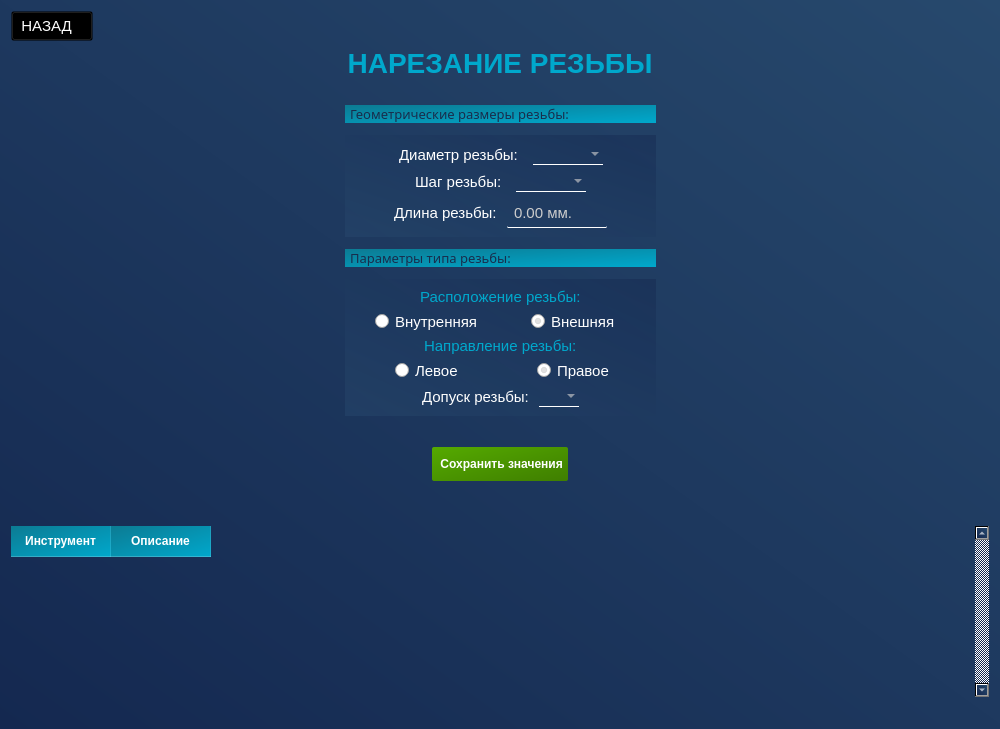
<?xml version="1.0" encoding="UTF-8"?>
<ui version="4.0">
 <class>PageTokarnayaRezba</class>
 <widget class="QWidget" name="PageTokarnayaRezba">
  <property name="geometry">
   <rect>
    <x>0</x>
    <y>0</y>
    <width>1000</width>
    <height>729</height>
   </rect>
  </property>
  <property name="windowTitle">
   <string>Form</string>
  </property>
  <property name="styleSheet">
   <string notr="true">color: white;
background-color: qlineargradient(spread:pad, x1:0, y1:1, x2:1, y2:0, stop:0 rgba(20, 40, 80, 255), stop:1 rgba(39, 73, 109, 255));
</string>
  </property>
  <layout class="QVBoxLayout" name="verticalLayout_2">
   <item>
    <layout class="QHBoxLayout" name="horizontalLayout_3">
     <property name="topMargin">
      <number>0</number>
     </property>
     <item alignment="Qt::AlignmentFlag::AlignLeft">
      <widget class="QPushButton" name="btn_home">
       <property name="sizePolicy">
        <sizepolicy hsizetype="Minimum" vsizetype="Fixed">
         <horstretch>0</horstretch>
         <verstretch>0</verstretch>
        </sizepolicy>
       </property>
       <property name="minimumSize">
        <size>
         <width>70</width>
         <height>0</height>
        </size>
       </property>
       <property name="maximumSize">
        <size>
         <width>150</width>
         <height>30</height>
        </size>
       </property>
       <property name="font">
        <font>
         <pointsize>11</pointsize>
        </font>
       </property>
       <property name="styleSheet">
        <string notr="true">QPushButton {
	border-bottom: 1px solid white;
	height: 30px;
	background-color: rgba(0,0,0,0);
	padding: 5 20 5 5

}
QPushButton:hover {
	border-radius: 10px;
	border: none;
	border-left: 1px solid rgb(58, 170, 255);
	background-color: qlineargradient(spread:pad, x1:1, y1:0.506, x2:0.517045, y2:0.528, stop:0.0340909 rgba(15, 109, 159, 0), stop:1 rgba(15, 109, 159, 64))
}
QPushButton:pressed {
	background-color: rgb(0, 53, 93)
}</string>
       </property>
       <property name="text">
        <string> НАЗАД</string>
       </property>
       <property name="icon">
        <iconset resource="res/res.qrc">
         <normaloff>:/icons/back2.png</normaloff>:/icons/back2.png</iconset>
       </property>
       <property name="iconSize">
        <size>
         <width>20</width>
         <height>20</height>
        </size>
       </property>
      </widget>
     </item>
    </layout>
   </item>
   <item>
    <widget class="QLabel" name="label_7">
     <property name="sizePolicy">
      <sizepolicy hsizetype="Minimum" vsizetype="Maximum">
       <horstretch>0</horstretch>
       <verstretch>0</verstretch>
      </sizepolicy>
     </property>
     <property name="font">
      <font>
       <pointsize>-1</pointsize>
       <fontweight>DemiBold</fontweight>
      </font>
     </property>
     <property name="styleSheet">
      <string notr="true">background-color: none;
color: qlineargradient(spread:pad, x1:0, y1:0, x2:1, y2:1, stop:0 rgba(12, 123, 147, 255), stop:1 rgba(0, 168, 204, 255));
font-size: 28px;
font-weight: 600;
border: none;
width: 300px;

</string>
     </property>
     <property name="text">
      <string>НАРЕЗАНИЕ РЕЗЬБЫ</string>
     </property>
     <property name="alignment">
      <set>Qt::AlignmentFlag::AlignCenter</set>
     </property>
    </widget>
   </item>
   <item>
    <layout class="QVBoxLayout" name="verticalLayout">
     <item>
      <layout class="QHBoxLayout" name="horizontalLayout_6">
       <property name="topMargin">
        <number>10</number>
       </property>
       <item>
        <spacer name="horizontalSpacer">
         <property name="orientation">
          <enum>Qt::Orientation::Horizontal</enum>
         </property>
         <property name="sizeHint" stdset="0">
          <size>
           <width>40</width>
           <height>20</height>
          </size>
         </property>
        </spacer>
       </item>
       <item>
        <widget class="QWidget" name="main" native="true">
         <property name="mouseTracking">
          <bool>true</bool>
         </property>
         <property name="tabletTracking">
          <bool>false</bool>
         </property>
         <property name="autoFillBackground">
          <bool>false</bool>
         </property>
         <property name="styleSheet">
          <string notr="true">QWidget {
	border: none;
	background: none;
}
</string>
         </property>
         <layout class="QVBoxLayout" name="verticalLayout_11">
          <property name="spacing">
           <number>12</number>
          </property>
          <property name="leftMargin">
           <number>10</number>
          </property>
          <property name="topMargin">
           <number>10</number>
          </property>
          <property name="rightMargin">
           <number>10</number>
          </property>
          <property name="bottomMargin">
           <number>20</number>
          </property>
          <item>
           <widget class="QLabel" name="label_12">
            <property name="font">
             <font>
              <family>Segoe UI Light</family>
              <pointsize>10</pointsize>
              <bold>false</bold>
             </font>
            </property>
            <property name="styleSheet">
             <string notr="true">QLabel {
	background: qlineargradient(spread:pad, x1:0, y1:0, x2:1, y2:1, stop:0 rgba(12, 123, 147, 255), stop:1 rgba(0, 168, 204, 255));
	padding-left: 2px;	
	color: rgb(24, 45, 76)
}
</string>
            </property>
            <property name="text">
             <string>Геометрические размеры резьбы:</string>
            </property>
           </widget>
          </item>
          <item>
           <widget class="QWidget" name="widget" native="true">
            <property name="styleSheet">
             <string notr="true">QWidget {
	background: qlineargradient(spread:pad, x1:0, y1:1, x2:1, y2:0, stop:0 rgba(39, 72, 109, 129), stop:1 rgba(21, 41, 81, 129))
}</string>
            </property>
            <layout class="QVBoxLayout" name="verticalLayout_3">
             <item>
              <widget class="QWidget" name="horizontalWidget_2" native="true">
               <property name="styleSheet">
                <string notr="true">border-radius: none;
border: none;
background: none;</string>
               </property>
               <layout class="QHBoxLayout" name="horizontalLayout_7">
                <property name="spacing">
                 <number>10</number>
                </property>
                <property name="leftMargin">
                 <number>0</number>
                </property>
                <property name="topMargin">
                 <number>0</number>
                </property>
                <property name="rightMargin">
                 <number>0</number>
                </property>
                <property name="bottomMargin">
                 <number>0</number>
                </property>
                <item>
                 <spacer name="horizontalSpacer_3">
                  <property name="orientation">
                   <enum>Qt::Orientation::Horizontal</enum>
                  </property>
                  <property name="sizeHint" stdset="0">
                   <size>
                    <width>40</width>
                    <height>20</height>
                   </size>
                  </property>
                 </spacer>
                </item>
                <item alignment="Qt::AlignmentFlag::AlignHCenter">
                 <widget class="QLabel" name="label_5">
                  <property name="font">
                   <font>
                    <pointsize>11</pointsize>
                   </font>
                  </property>
                  <property name="styleSheet">
                   <string notr="true">background: none;
border: none;
border-radius: none;</string>
                  </property>
                  <property name="text">
                   <string>Диаметр резьбы: </string>
                  </property>
                 </widget>
                </item>
                <item>
                 <widget class="QComboBox" name="spinBox_diameter">
                  <property name="sizePolicy">
                   <sizepolicy hsizetype="Maximum" vsizetype="Fixed">
                    <horstretch>2</horstretch>
                    <verstretch>0</verstretch>
                   </sizepolicy>
                  </property>
                  <property name="maximumSize">
                   <size>
                    <width>70</width>
                    <height>16777215</height>
                   </size>
                  </property>
                  <property name="font">
                   <font>
                    <pointsize>11</pointsize>
                   </font>
                  </property>
                  <property name="cursor">
                   <cursorShape>PointingHandCursor</cursorShape>
                  </property>
                  <property name="styleSheet">
                   <string notr="true">QComboBox {
	border: none;
	border-bottom: 1px solid white;
	background: rgba(255, 255, 255, 0);
	border-radius: none;
	transition: color 0.3s ease;
	transition: border-bottom 0.4s ease;
	color: rgb(204, 204, 204);
}
QComboBox:hover {
   color: rgb(167, 167, 167);
}

QComboBox::item {
	background: rgb(67, 67, 67);
	border-radius: none;
}

QComboBox QAbstractItemView {
	border-radius: none;
    background: qlineargradient(spread:pad, x1:0, y1:0, x2:1, y2:0, stop:0 rgb(58, 58, 58), stop:1 rgb(88, 88, 88));
	selection-border-radius: none;
	selection-border: none;
	border: none;
	border-radius: 0;
	outline: none;
}
QComboBox QAbstractItemView::item {
    min-height: 15px;
	width: 15px;
	border: none;
	border-radius: none;
}
QComboBox QAbstractItemView::item:hover {
	color:rgb(173, 173, 173);
	border-bottom: 1px solid white;
}

</string>
                  </property>
                 </widget>
                </item>
                <item>
                 <spacer name="horizontalSpacer_4">
                  <property name="orientation">
                   <enum>Qt::Orientation::Horizontal</enum>
                  </property>
                  <property name="sizeHint" stdset="0">
                   <size>
                    <width>40</width>
                    <height>20</height>
                   </size>
                  </property>
                 </spacer>
                </item>
               </layout>
              </widget>
             </item>
             <item>
              <widget class="QWidget" name="horizontalWidget_3" native="true">
               <property name="styleSheet">
                <string notr="true">border-radius: none;
border: none;
background: none;</string>
               </property>
               <layout class="QHBoxLayout" name="horizontalLayout_8">
                <property name="spacing">
                 <number>10</number>
                </property>
                <property name="leftMargin">
                 <number>0</number>
                </property>
                <property name="topMargin">
                 <number>0</number>
                </property>
                <property name="rightMargin">
                 <number>0</number>
                </property>
                <property name="bottomMargin">
                 <number>0</number>
                </property>
                <item>
                 <spacer name="horizontalSpacer_5">
                  <property name="orientation">
                   <enum>Qt::Orientation::Horizontal</enum>
                  </property>
                  <property name="sizeHint" stdset="0">
                   <size>
                    <width>40</width>
                    <height>20</height>
                   </size>
                  </property>
                 </spacer>
                </item>
                <item alignment="Qt::AlignmentFlag::AlignHCenter">
                 <widget class="QLabel" name="label_6">
                  <property name="font">
                   <font>
                    <pointsize>11</pointsize>
                   </font>
                  </property>
                  <property name="styleSheet">
                   <string notr="true">background: none;
border: none;
border-radius: none;</string>
                  </property>
                  <property name="text">
                   <string>Шаг резьбы: </string>
                  </property>
                 </widget>
                </item>
                <item>
                 <widget class="QComboBox" name="comboBox_step">
                  <property name="sizePolicy">
                   <sizepolicy hsizetype="Maximum" vsizetype="Fixed">
                    <horstretch>2</horstretch>
                    <verstretch>0</verstretch>
                   </sizepolicy>
                  </property>
                  <property name="maximumSize">
                   <size>
                    <width>70</width>
                    <height>16777215</height>
                   </size>
                  </property>
                  <property name="font">
                   <font>
                    <pointsize>11</pointsize>
                   </font>
                  </property>
                  <property name="cursor">
                   <cursorShape>PointingHandCursor</cursorShape>
                  </property>
                  <property name="styleSheet">
                   <string notr="true">QComboBox {
	border: none;
	border-bottom: 1px solid white;
	background: rgba(255, 255, 255, 0);
	border-radius: none;
	transition: color 0.3s ease;
	transition: border-bottom 0.4s ease;
	color: rgb(204, 204, 204);
}
QComboBox:hover {
   color: rgb(167, 167, 167);
}

QComboBox::item {
	background: rgb(67, 67, 67);
	border-radius: none;
}

QComboBox QAbstractItemView {
	border-radius: none;
    background: qlineargradient(spread:pad, x1:0, y1:0, x2:1, y2:0, stop:0 rgb(58, 58, 58), stop:1 rgb(88, 88, 88));
	selection-border-radius: none;
	selection-border: none;
	border: none;
	border-radius: 0;
	outline: none;
}
QComboBox QAbstractItemView::item {
    min-height: 15px;
	width: 15px;
	border: none;
	border-radius: none;
}
QComboBox QAbstractItemView::item:hover {
	color:rgb(173, 173, 173);
	border-bottom: 1px solid white;
}

</string>
                  </property>
                 </widget>
                </item>
                <item>
                 <spacer name="horizontalSpacer_6">
                  <property name="orientation">
                   <enum>Qt::Orientation::Horizontal</enum>
                  </property>
                  <property name="sizeHint" stdset="0">
                   <size>
                    <width>40</width>
                    <height>20</height>
                   </size>
                  </property>
                 </spacer>
                </item>
               </layout>
              </widget>
             </item>
             <item>
              <layout class="QHBoxLayout" name="horizontalLayout">
               <property name="spacing">
                <number>10</number>
               </property>
               <item>
                <spacer name="horizontalSpacer_7">
                 <property name="orientation">
                  <enum>Qt::Orientation::Horizontal</enum>
                 </property>
                 <property name="sizeHint" stdset="0">
                  <size>
                   <width>40</width>
                   <height>20</height>
                  </size>
                 </property>
                </spacer>
               </item>
               <item alignment="Qt::AlignmentFlag::AlignHCenter">
                <widget class="QLabel" name="label_9">
                 <property name="font">
                  <font>
                   <pointsize>11</pointsize>
                  </font>
                 </property>
                 <property name="styleSheet">
                  <string notr="true">background: none;
border: none;
border-radius: none;</string>
                 </property>
                 <property name="text">
                  <string>Длина резьбы:</string>
                 </property>
                </widget>
               </item>
               <item alignment="Qt::AlignmentFlag::AlignHCenter">
                <widget class="QDoubleSpinBox" name="double_spin_length">
                 <property name="sizePolicy">
                  <sizepolicy hsizetype="Maximum" vsizetype="Maximum">
                   <horstretch>0</horstretch>
                   <verstretch>0</verstretch>
                  </sizepolicy>
                 </property>
                 <property name="minimumSize">
                  <size>
                   <width>100</width>
                   <height>30</height>
                  </size>
                 </property>
                 <property name="maximumSize">
                  <size>
                   <width>100</width>
                   <height>16777215</height>
                  </size>
                 </property>
                 <property name="styleSheet">
                  <string notr="true">QDoubleSpinBox {
	padding: 2 5 2 5;	
	border: none;
	border-bottom: 1px solid white;
	border-radius: 1px;
	background: rgba(255, 255, 255, 0);
	transition: color 0.3s ease;
	transition: border-bottom 0.4s ease;
	color: rgb(204, 204, 204);
	font-size: 11pt
}

QDoubleSpinBox:disabled {
	color: rgb(120, 106, 107);
	background: rgba(255, 255, 255, 20);
}

QDoubleSpinBox:hover {
	color: rgb(255, 255, 255)
}

QDoubleSpinBox:pressed {
	border-bottom: 1px solid white;
}
</string>
                 </property>
                 <property name="prefix">
                  <string/>
                 </property>
                 <property name="suffix">
                  <string> мм.</string>
                 </property>
                 <property name="maximum">
                  <double>200.000000000000000</double>
                 </property>
                </widget>
               </item>
               <item>
                <spacer name="horizontalSpacer_8">
                 <property name="orientation">
                  <enum>Qt::Orientation::Horizontal</enum>
                 </property>
                 <property name="sizeHint" stdset="0">
                  <size>
                   <width>40</width>
                   <height>20</height>
                  </size>
                 </property>
                </spacer>
               </item>
              </layout>
             </item>
            </layout>
           </widget>
          </item>
          <item>
           <widget class="QLabel" name="label_13">
            <property name="font">
             <font>
              <family>Segoe UI Light</family>
              <pointsize>10</pointsize>
              <bold>false</bold>
             </font>
            </property>
            <property name="styleSheet">
             <string notr="true">QLabel {
	background: qlineargradient(spread:pad, x1:0, y1:0, x2:1, y2:1, stop:0 rgba(12, 123, 147, 255), stop:1 rgba(0, 168, 204, 255));
	padding-left: 2px;	
	color: rgb(24, 45, 76)
}
</string>
            </property>
            <property name="text">
             <string>Параметры типа резьбы:</string>
            </property>
           </widget>
          </item>
          <item>
           <widget class="QWidget" name="widget_2" native="true">
            <property name="styleSheet">
             <string notr="true">QWidget {
	background: qlineargradient(spread:pad, x1:0, y1:1, x2:1, y2:0, stop:0 rgba(39, 72, 109, 129), stop:1 rgba(21, 41, 81, 129))
}</string>
            </property>
            <layout class="QVBoxLayout" name="verticalLayout_4">
             <item alignment="Qt::AlignmentFlag::AlignHCenter">
              <widget class="QLabel" name="label_10">
               <property name="font">
                <font>
                 <pointsize>11</pointsize>
                 <underline>false</underline>
                </font>
               </property>
               <property name="styleSheet">
                <string notr="true">background: none;
border: none;
border-radius: none;
color: qlineargradient(spread:pad, x1:0, y1:0, x2:1, y2:1, stop:0 rgba(12, 123, 147, 255), stop:1 rgba(0, 168, 204, 255))</string>
               </property>
               <property name="text">
                <string>Расположение резьбы:</string>
               </property>
              </widget>
             </item>
             <item>
              <widget class="QGroupBox" name="groupBox">
               <property name="font">
                <font>
                 <pointsize>11</pointsize>
                </font>
               </property>
               <property name="styleSheet">
                <string notr="true">border: none;
border-radius: 0;
background: none;</string>
               </property>
               <property name="title">
                <string/>
               </property>
               <property name="alignment">
                <set>Qt::AlignmentFlag::AlignCenter</set>
               </property>
               <layout class="QHBoxLayout" name="horizontalLayout_2">
                <property name="spacing">
                 <number>0</number>
                </property>
                <property name="leftMargin">
                 <number>0</number>
                </property>
                <property name="topMargin">
                 <number>0</number>
                </property>
                <property name="rightMargin">
                 <number>0</number>
                </property>
                <property name="bottomMargin">
                 <number>0</number>
                </property>
                <item alignment="Qt::AlignmentFlag::AlignHCenter">
                 <widget class="QRadioButton" name="radioButton_in">
                  <property name="font">
                   <font>
                    <pointsize>11</pointsize>
                   </font>
                  </property>
                  <property name="text">
                   <string>Внутренняя</string>
                  </property>
                  <property name="checked">
                   <bool>false</bool>
                  </property>
                 </widget>
                </item>
                <item alignment="Qt::AlignmentFlag::AlignHCenter">
                 <widget class="QRadioButton" name="radioButton_out">
                  <property name="font">
                   <font>
                    <pointsize>11</pointsize>
                   </font>
                  </property>
                  <property name="text">
                   <string>Внешняя</string>
                  </property>
                  <property name="checked">
                   <bool>true</bool>
                  </property>
                 </widget>
                </item>
               </layout>
              </widget>
             </item>
             <item alignment="Qt::AlignmentFlag::AlignHCenter">
              <widget class="QLabel" name="label_11">
               <property name="font">
                <font>
                 <pointsize>11</pointsize>
                 <underline>false</underline>
                </font>
               </property>
               <property name="styleSheet">
                <string notr="true">background: none;
border: none;
border-radius: none;
color: qlineargradient(spread:pad, x1:0, y1:0, x2:1, y2:1, stop:0 rgba(12, 123, 147, 255), stop:1 rgba(0, 168, 204, 255))</string>
               </property>
               <property name="text">
                <string>Направление резьбы:</string>
               </property>
              </widget>
             </item>
             <item>
              <widget class="QGroupBox" name="groupBox_2">
               <property name="font">
                <font>
                 <pointsize>11</pointsize>
                </font>
               </property>
               <property name="styleSheet">
                <string notr="true">border: none;
border-radius: 0;
background: none;</string>
               </property>
               <property name="title">
                <string/>
               </property>
               <property name="alignment">
                <set>Qt::AlignmentFlag::AlignCenter</set>
               </property>
               <layout class="QHBoxLayout" name="horizontalLayout_4">
                <property name="spacing">
                 <number>0</number>
                </property>
                <property name="leftMargin">
                 <number>0</number>
                </property>
                <property name="topMargin">
                 <number>0</number>
                </property>
                <property name="rightMargin">
                 <number>0</number>
                </property>
                <property name="bottomMargin">
                 <number>0</number>
                </property>
                <item alignment="Qt::AlignmentFlag::AlignHCenter">
                 <widget class="QRadioButton" name="radioButton_left">
                  <property name="font">
                   <font>
                    <pointsize>11</pointsize>
                   </font>
                  </property>
                  <property name="text">
                   <string>Левое</string>
                  </property>
                  <property name="checked">
                   <bool>false</bool>
                  </property>
                 </widget>
                </item>
                <item alignment="Qt::AlignmentFlag::AlignHCenter">
                 <widget class="QRadioButton" name="radioButton_right">
                  <property name="font">
                   <font>
                    <pointsize>11</pointsize>
                   </font>
                  </property>
                  <property name="text">
                   <string>Правое</string>
                  </property>
                  <property name="checked">
                   <bool>true</bool>
                  </property>
                 </widget>
                </item>
               </layout>
              </widget>
             </item>
             <item>
              <widget class="QWidget" name="horizontalWidget_4" native="true">
               <property name="styleSheet">
                <string notr="true">border-radius: none;
border: none;
background: none;</string>
               </property>
               <layout class="QHBoxLayout" name="horizontalLayout_9">
                <property name="spacing">
                 <number>10</number>
                </property>
                <property name="leftMargin">
                 <number>0</number>
                </property>
                <property name="topMargin">
                 <number>0</number>
                </property>
                <property name="rightMargin">
                 <number>0</number>
                </property>
                <property name="bottomMargin">
                 <number>0</number>
                </property>
                <item>
                 <spacer name="horizontalSpacer_9">
                  <property name="orientation">
                   <enum>Qt::Orientation::Horizontal</enum>
                  </property>
                  <property name="sizeHint" stdset="0">
                   <size>
                    <width>40</width>
                    <height>20</height>
                   </size>
                  </property>
                 </spacer>
                </item>
                <item>
                 <widget class="QLabel" name="label_8">
                  <property name="font">
                   <font>
                    <pointsize>11</pointsize>
                   </font>
                  </property>
                  <property name="styleSheet">
                   <string notr="true">background: none;
border: none;
border-radius: none;</string>
                  </property>
                  <property name="text">
                   <string>Допуск резьбы:</string>
                  </property>
                 </widget>
                </item>
                <item>
                 <widget class="QComboBox" name="comboBox_dopusk">
                  <property name="sizePolicy">
                   <sizepolicy hsizetype="Maximum" vsizetype="Fixed">
                    <horstretch>2</horstretch>
                    <verstretch>0</verstretch>
                   </sizepolicy>
                  </property>
                  <property name="maximumSize">
                   <size>
                    <width>40</width>
                    <height>16777215</height>
                   </size>
                  </property>
                  <property name="font">
                   <font>
                    <pointsize>11</pointsize>
                   </font>
                  </property>
                  <property name="cursor">
                   <cursorShape>PointingHandCursor</cursorShape>
                  </property>
                  <property name="styleSheet">
                   <string notr="true">QComboBox {
	border: none;
	border-bottom: 1px solid white;
	background: rgba(255, 255, 255, 0);
	border-radius: none;
	transition: color 0.3s ease;
	transition: border-bottom 0.4s ease;
	color: rgb(204, 204, 204);
}
QComboBox:hover {
   color: rgb(167, 167, 167);
}

QComboBox::item {
	background: rgb(67, 67, 67);
	border-radius: none;
}

QComboBox QAbstractItemView {
	border-radius: none;
    background: qlineargradient(spread:pad, x1:0, y1:0, x2:1, y2:0, stop:0 rgb(58, 58, 58), stop:1 rgb(88, 88, 88));
	selection-border-radius: none;
	selection-border: none;
	border: none;
	border-radius: 0;
	outline: none;
}
QComboBox QAbstractItemView::item {
    min-height: 15px;
	width: 15px;
	border: none;
	border-radius: none;
}
QComboBox QAbstractItemView::item:hover {
	color:rgb(173, 173, 173);
	border-bottom: 1px solid white;
}

</string>
                  </property>
                  <property name="placeholderText">
                   <string/>
                  </property>
                 </widget>
                </item>
                <item>
                 <spacer name="horizontalSpacer_10">
                  <property name="orientation">
                   <enum>Qt::Orientation::Horizontal</enum>
                  </property>
                  <property name="sizeHint" stdset="0">
                   <size>
                    <width>40</width>
                    <height>20</height>
                   </size>
                  </property>
                 </spacer>
                </item>
               </layout>
              </widget>
             </item>
            </layout>
           </widget>
          </item>
          <item>
           <spacer name="verticalSpacer_2">
            <property name="orientation">
             <enum>Qt::Orientation::Vertical</enum>
            </property>
            <property name="sizeHint" stdset="0">
             <size>
              <width>20</width>
              <height>40</height>
             </size>
            </property>
           </spacer>
          </item>
          <item alignment="Qt::AlignmentFlag::AlignHCenter">
           <widget class="QPushButton" name="btn_save_result_rezba">
            <property name="font">
             <font>
              <bold>true</bold>
             </font>
            </property>
            <property name="styleSheet">
             <string notr="true">QPushButton {
	height: 30px;
	border: none;
	border-radius: 2px;
	background-color: qlineargradient(spread:pad, x1:0, y1:0, x2:1, y2:1, stop:0 rgba(85, 170, 0, 255), stop:1 rgba(63, 126, 0, 255));
	padding: 2 5 2 5
}
QPushButton:hover {
	background-color: qlineargradient(spread:pad, x1:0, y1:0, x2:1, y2:1, stop:0 rgba(63, 126, 0, 255), stop:1 rgba(85, 170, 0, 255));
	color: qlineargradient(spread:pad, x1:0, y1:0, x2:1, y2:0, stop:0 rgba(191, 191, 191, 255), stop:1 rgba(211, 211, 211, 255));
	border: 1px solid qlineargradient(spread:pad, x1:0, y1:0, x2:1, y2:1, stop:0 rgba(95, 189, 0, 255), stop:1 rgba(108, 217, 0, 255))
}
QPushButton:pressed {
	background-color: rgb(62, 124, 0)
}</string>
            </property>
            <property name="text">
             <string> Сохранить значения</string>
            </property>
            <property name="icon">
             <iconset resource="res/res.qrc">
              <normaloff>:/icons/save.png</normaloff>:/icons/save.png</iconset>
            </property>
            <property name="iconSize">
             <size>
              <width>20</width>
              <height>20</height>
             </size>
            </property>
           </widget>
          </item>
         </layout>
        </widget>
       </item>
       <item>
        <spacer name="horizontalSpacer_2">
         <property name="orientation">
          <enum>Qt::Orientation::Horizontal</enum>
         </property>
         <property name="sizeHint" stdset="0">
          <size>
           <width>40</width>
           <height>20</height>
          </size>
         </property>
        </spacer>
       </item>
      </layout>
     </item>
     <item>
      <spacer name="verticalSpacer">
       <property name="orientation">
        <enum>Qt::Orientation::Vertical</enum>
       </property>
       <property name="sizeHint" stdset="0">
        <size>
         <width>20</width>
         <height>40</height>
        </size>
       </property>
      </spacer>
     </item>
     <item>
      <layout class="QHBoxLayout" name="horizontalLayout_5">
       <property name="leftMargin">
        <number>0</number>
       </property>
       <property name="topMargin">
        <number>0</number>
       </property>
       <property name="rightMargin">
        <number>0</number>
       </property>
       <property name="bottomMargin">
        <number>0</number>
       </property>
       <item>
        <widget class="QTableWidget" name="table_widget_rezba">
         <property name="sizePolicy">
          <sizepolicy hsizetype="Expanding" vsizetype="Expanding">
           <horstretch>0</horstretch>
           <verstretch>0</verstretch>
          </sizepolicy>
         </property>
         <property name="font">
          <font>
           <pointsize>10</pointsize>
          </font>
         </property>
         <property name="styleSheet">
          <string notr="true">/* Сам виджет — прозрачный фон */
* {
 background: rgba(255, 255, 255, 0);
}
QTableWidget {
    background: transparent;
    border: none;
    color: #ffffff;
    gridline-color: rgba(255, 255, 255, 0.15);
    selection-background-color: rgba(255, 255, 255, 0.25);
    selection-color: #ffffff;
}

/* Ячейки — без фона, белый текст */
QTableWidget::item {
    background: transparent;
    color: #ffffff;
    padding: 4px 6px;
    border: none;
	border-left: 1px solid rgba(255, 255, 255, 0.15);
	border-bottom: 1px solid rgba(255, 255, 255, 0.15);
	border-right: 1px solid rgba(255, 255, 255, 0.15);

}






/* Заголовки — ЕДИНСТВЕННОЕ место с фоном */
QHeaderView::section {
    background-color: qlineargradient(spread:pad, x1:0, y1:0, x2:1, y2:1, stop:0 rgba(12, 123, 147, 255), stop:1 rgba(0, 168, 204, 255));
    color: #ffffff;
    padding: 6px 8px;
    border: none;
    border-right: 1px solid rgba(255, 255, 255, 0.1);
    border-bottom: 1px solid rgba(255, 255, 255, 0.2);
    font-weight: bold;
}



/* Угловая кнопка (пересечение заголовков) */
QTableCornerButton::section {
    background-color:  qlineargradient(spread:pad, x1:0, y1:0, x2:1, y2:1, stop:0 rgba(12, 123, 147, 255), stop:1 rgba(0, 168, 204, 255));
    border: none;
    border-right: 1px solid rgba(255, 255, 255, 0.1);
    border-bottom: 1px solid rgba(255, 255, 255, 0.2);
}

/* Скроллбары — минимально, чтобы не мешали */
QTableWidget QScrollBar:vertical {
    background: transparent;
    width: 8px;
}

QTableWidget QScrollBar::handle:vertical {
    background: rgba(255, 255, 255, 0.3);
    border-radius: 4px;
    min-height: 20px;
}

QTableWidget QScrollBar::handle:vertical:hover {
    background: rgba(255, 255, 255, 0.5);
}

QTableWidget QScrollBar::add-line:vertical,
QTableWidget QScrollBar::sub-line:vertical,
QTableWidget QScrollBar::add-page:vertical,
QTableWidget QScrollBar::sub-page:vertical {
    background: transparent;
    height: 0px;
}

QTableWidget QScrollBar:horizontal {
    background: transparent;
    height: 8px;
}

QTableWidget QScrollBar::handle:horizontal {
    background: rgba(255, 255, 255, 0.3);
    border-radius: 4px;
    min-width: 20px;
}

QTableWidget QScrollBar::handle:horizontal:hover {
    background: rgba(255, 255, 255, 0.5);
}

QTableWidget QScrollBar::add-line:horizontal,
QTableWidget QScrollBar::sub-line:horizontal,
QTableWidget QScrollBar::add-page:horizontal,
QTableWidget QScrollBar::sub-page:horizontal {
    background: transparent;
    width: 0px;
}
QPushButton {
	image: url(:/icons/trash.png);
	padding: 10;
	width: 30;
	height: 30;
}
QPushButton:hover {
	image: url(:/icons/trash_grey.png);
	cursor: pointer;
}</string>
         </property>
         <property name="verticalScrollBarPolicy">
          <enum>Qt::ScrollBarPolicy::ScrollBarAlwaysOn</enum>
         </property>
         <property name="horizontalScrollBarPolicy">
          <enum>Qt::ScrollBarPolicy::ScrollBarAlwaysOff</enum>
         </property>
         <property name="autoScroll">
          <bool>false</bool>
         </property>
         <property name="rowCount">
          <number>0</number>
         </property>
         <property name="columnCount">
          <number>2</number>
         </property>
         <attribute name="verticalHeaderVisible">
          <bool>false</bool>
         </attribute>
         <attribute name="verticalHeaderMinimumSectionSize">
          <number>90</number>
         </attribute>
         <attribute name="verticalHeaderDefaultSectionSize">
          <number>100</number>
         </attribute>
         <column>
          <property name="text">
           <string>Инструмент</string>
          </property>
         </column>
         <column>
          <property name="text">
           <string>Описание</string>
          </property>
         </column>
        </widget>
       </item>
      </layout>
     </item>
    </layout>
   </item>
   <item>
    <spacer name="verticalSpacer_3">
     <property name="orientation">
      <enum>Qt::Orientation::Vertical</enum>
     </property>
     <property name="sizeHint" stdset="0">
      <size>
       <width>20</width>
       <height>40</height>
      </size>
     </property>
    </spacer>
   </item>
   <item>
    <widget class="QLabel" name="text_error_start">
     <property name="font">
      <font>
       <pointsize>10</pointsize>
      </font>
     </property>
     <property name="styleSheet">
      <string notr="true">background:none</string>
     </property>
     <property name="text">
      <string/>
     </property>
     <property name="alignment">
      <set>Qt::AlignmentFlag::AlignCenter</set>
     </property>
    </widget>
   </item>
  </layout>
 </widget>
 <resources>
  <include location="res/res.qrc"/>
 </resources>
 <connections/>
</ui>
